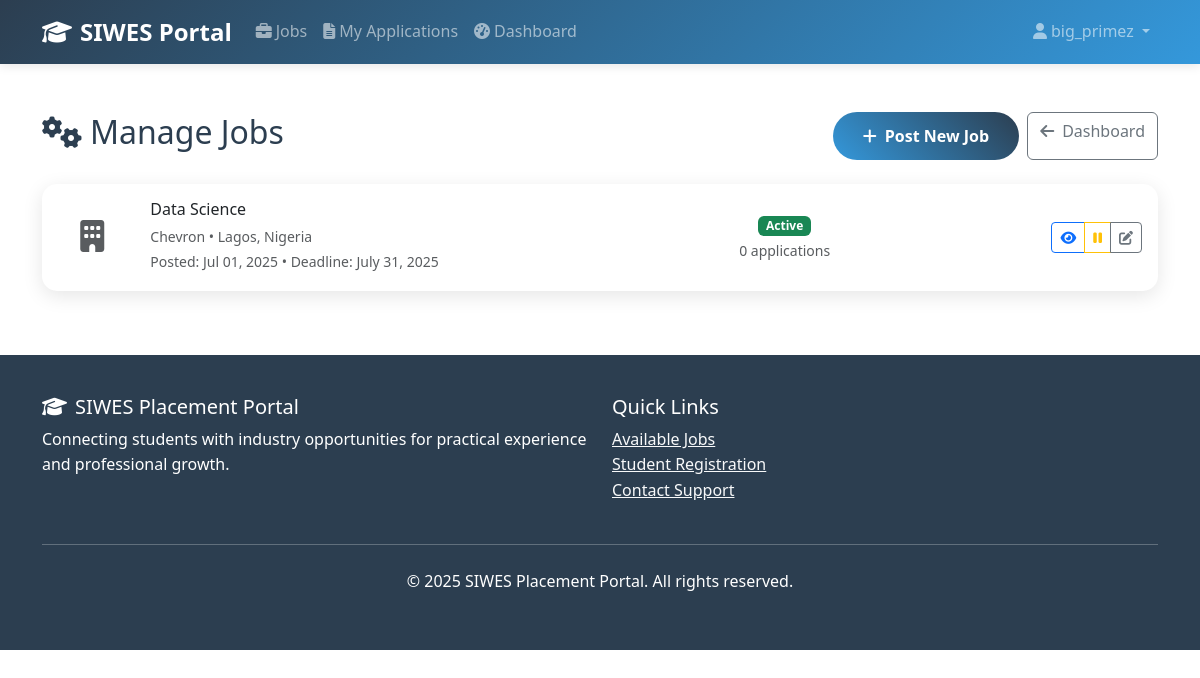
/jobs/manage-jobs/ (signed in), run on the app's committed database.
### accounts/models.py (models this page shows, shortened)
class CustomUser(AbstractUser):
    USER_TYPE_CHOICES = (
        ('student', 'Student'),
        ('admin', 'Admin'),
    )
    user_type = models.CharField(max_length=10, choices=USER_TYPE_CHOICES, default='student')
    phone_number = models.CharField(max_length=15, blank=True)
    institution = models.CharField(max_length=100, blank=True)
    course_of_study = models.CharField(max_length=100, blank=True)
    year_of_study = models.CharField(max_length=20, blank=True)
    profile_picture = models.ImageField(upload_to='profiles/', blank=True, null=True)
    groups = models.ManyToManyField(
        'auth.Group',
        verbose_name='groups',
        blank=True,
        help_text='The groups this user belongs to.',
        related_name='customuser_set',
        related_query_name='customuser',
    )
    user_permissions = models.ManyToManyField(
        'auth.Permission',
        verbose_name='user permissions',
        blank=True,
        help_text='Specific permissions for this user.',
        related_name='customuser_set',
        related_query_name='customuser',
    )

### jobs/models.py (models this page shows, shortened)
class Job(models.Model):
    DURATION_CHOICES = [
        ('3_months', '3 Months'),
        ('6_months', '6 Months'),
        ('12_months', '12 Months'),
    ]
    title = models.CharField(max_length=200)
    company = models.ForeignKey(Company, on_delete=models.CASCADE, related_name='jobs')
    description = models.TextField()
    requirements = models.TextField()
    location = models.CharField(max_length=100)
    duration = models.CharField(max_length=20, choices=DURATION_CHOICES)
    stipend = models.DecimalField(max_digits=10, decimal_places=2, blank=True, null=True)
    application_deadline = models.DateField()
    is_active = models.BooleanField(default=True)
    created_by = models.ForeignKey(User, on_delete=models.CASCADE)
    created_at = models.DateTimeField(auto_now_add=True)
    updated_at = models.DateTimeField(auto_now=True)
    class Meta:
        ordering = ['-created_at']

class Company(models.Model):
    name = models.CharField(max_length=200)
    email = models.EmailField()
    phone = models.CharField(max_length=15)
    address = models.TextField()
    website = models.URLField(blank=True)
    description = models.TextField()
    logo = models.ImageField(upload_to='company_logos/', blank=True, null=True)
    created_at = models.DateTimeField(auto_now_add=True)
    class Meta:
        verbose_name_plural = "Companies"

### jobs/views.py (the view)
# urls.py: path('manage-jobs/', views.manage_jobs, name='manage_jobs'),
@staff_member_required
def manage_jobs(request):
    jobs = Job.objects.all().order_by('-created_at')
    return render(request, 'jobs/manage_jobs.html', {'jobs': jobs})

### templates/jobs/manage_jobs.html (shortened to what this page needs)
{% extends 'base.html' %}
{% block content %}
<div class="container my-5">
    <div class="d-flex justify-content-between align-items-center mb-4">
        <h2><i class="fas fa-cogs me-2"></i>Manage Jobs</h2>
        <div class="d-flex gap-2">
            <a href="{% url 'add_job' %}" class="btn btn-primary">
                <i class="fas fa-plus me-2"></i>Post New Job
            </a>
            <a href="{% url 'admin_dashboard' %}" class="btn btn-outline-secondary">
                <i class="fas fa-arrow-left me-2"></i>Dashboard
            </a>
        </div>
    </div>
    {% if jobs %}
        <div class="row">
            {% for job in jobs %}
            <div class="col-12 mb-3">
                <div class="card">
                    <div class="card-body">
                        <div class="row align-items-center">
                            <div class="col-md-1 text-center">
                                {% if job.company.logo %}
                                    <img src="{{ job.company.logo.url }}" class="img-fluid rounded" style="max-height: 50px;" alt="{{ job.company.name }}">
                                {% else %}
                                    <i class="fas fa-building fa-2x text-muted"></i>
                                {% endif %}
                            </div>
                            <div class="col-md-6">
                                <h6 class="mb-1">{{ job.title }}</h6>
                                <small class="text-muted">{{ job.company.name }} • {{ job.location }}</small>
                                <br>
                                <small class="text-muted">Posted: {{ job.created_at|date:"M d, Y" }} • Deadline: {{ job.application_deadline }}</small>
                            </div>
                            <div class="col-md-2 text-center">
                                {% if job.is_active %}
                                    <span class="badge bg-success">Active</span>
                                {% else %}
                                    <span class="badge bg-secondary">Inactive</span>
                                {% endif %}
                                <br>
                                <small class="text-muted">{{ job.applications.count }} applications</small>
                            </div>
                            <div class="col-md-3 text-end">
                                <div class="btn-group" role="group">
                                    <a href="{% url 'job_detail' job.pk %}" class="btn btn-outline-primary btn-sm">
                                        <i class="fas fa-eye"></i>
                                    </a>
                                    <a href="{% url 'toggle_job_status' job.pk %}" class="btn btn-outline-warning btn-sm">
                                        {% if job.is_active %}
                                            <i class="fas fa-pause"></i>
                                        {% else %}
                                            <i class="fas fa-play"></i>
                                        {% endif %}
                                    </a>
                                    <a href="/admin/jobs/job/{{ job.pk }}/change/" class="btn btn-outline-secondary btn-sm">
                                        <i class="fas fa-edit"></i>
                                    </a>
                                </div>
                            </div>
                        </div>
                    </div>
                </div>
            </div>
            {% endfor %}
        </div>
    {% endif %}
</div>
{% endblock %}

### templates/base.html (shortened to what this page needs)
<!DOCTYPE html>
<html lang="en">
<head>
    <link href="https://cdnjs.cloudflare.com/ajax/libs/bootstrap/5.3.0/css/bootstrap.min.css" rel="stylesheet">
    <link href="https://cdnjs.cloudflare.com/ajax/libs/font-awesome/6.4.0/css/all.min.css" rel="stylesheet">
</head>
<body>
    <nav class="navbar navbar-expand-lg navbar-dark">
        <div class="container">
            <a class="navbar-brand" href="{% url 'home' %}">
                <i class="fas fa-graduation-cap me-2"></i>SIWES Portal
            </a>
            <div class="collapse navbar-collapse" id="navbarNav">
                <ul class="navbar-nav me-auto">
                    <li class="nav-item">
                        <a class="nav-link" href="{% url 'job_list' %}">
                            <i class="fas fa-briefcase me-1"></i>Jobs
                        </a>
                    </li>
                    {% if user.is_authenticated %}
                        <li class="nav-item">
                            <a class="nav-link" href="{% url 'my_applications' %}">
                                <i class="fas fa-file-alt me-1"></i>My Applications
                            </a>
                        </li>
                        {% if user.is_staff %}
                            <li class="nav-item">
                                <a class="nav-link" href="{% url 'admin_dashboard' %}">
                                    <i class="fas fa-tachometer-alt me-1"></i>Dashboard
                                </a>
                            </li>
                        {% endif %}
                    {% endif %}
                </ul>
                <ul class="navbar-nav">
                    {% if user.is_authenticated %}
                        <li class="nav-item dropdown">
                            <a class="nav-link dropdown-toggle" href="#" id="navbarDropdown" role="button" data-bs-toggle="dropdown">
                                <i class="fas fa-user me-1"></i>{{ user.get_full_name|default:user.username }}
                            </a>
                        </li>
                    {% endif %}
                </ul>
            </div>
        </div>
    </nav>
    <main>
        {% block content %}
        {% endblock %}
    </main>
    <footer class="footer mt-5">
        <div class="container">
            <div class="row">
                <div class="col-md-6">
                    <h5><i class="fas fa-graduation-cap me-2"></i>SIWES Placement Portal</h5>
                    <p>Connecting students with industry opportunities for practical experience and professional growth.</p>
                </div>
                <div class="col-md-6">
                    <h5>Quick Links</h5>
                    <ul class="list-unstyled">
                        <li><a href="{% url 'job_list' %}" class="text-light">Available Jobs</a></li>
                        <li><a href="{% url 'register' %}" class="text-light">Student Registration</a></li>
                        <li><a href="#" class="text-light">Contact Support</a></li>
                    </ul>
                </div>
            </div>
            <hr class="my-4">
            <div class="text-center">
                <p>&copy; 2025 SIWES Placement Portal. All rights reserved.</p>
            </div>
        </div>
    </footer>
</body>
</html>

### templates/base.html (style rules this page uses)
:root { --primary-color: #2c3e50; --secondary-color: #3498db; --accent-color: #e74c3c; --success-color: #27ae60; --warning-color: #f39c12; --light-bg: #f8f9fa; --dark-text: #2c3e50; }
body { font-family: 'Segoe UI', Tahoma, Geneva, Verdana, sans-serif; line-height: 1.6; color: var(--dark-text); }
.navbar { background: linear-gradient(135deg, var(--primary-color) 0%, var(--secondary-color) 100%); box-shadow: 0 2px 10px rgba(0,0,0,0.1); }
.navbar-brand { font-weight: bold; font-size: 1.5rem; }
.card { border: none; border-radius: 15px; box-shadow: 0 5px 20px rgba(0,0,0,0.1); transition: transform 0.3s ease, box-shadow 0.3s ease; }
.btn-primary { background: linear-gradient(45deg, var(--secondary-color), var(--primary-color)); border: none; border-radius: 25px; padding: 12px 30px; font-weight: 600; transition: all 0.3s ease; }
.footer { background: var(--primary-color); color: white; padding: 40px 0; margin-top: 50px; }

### data on the page
CustomUser: get_full_name "big_primez"
Job: title "Data Science", company.name "Chevron", location "Lagos, Nigeria", created_at "Jul 01, 2025", application_deadline "July 31, 2025", is_active "Active", applications.count "0"
